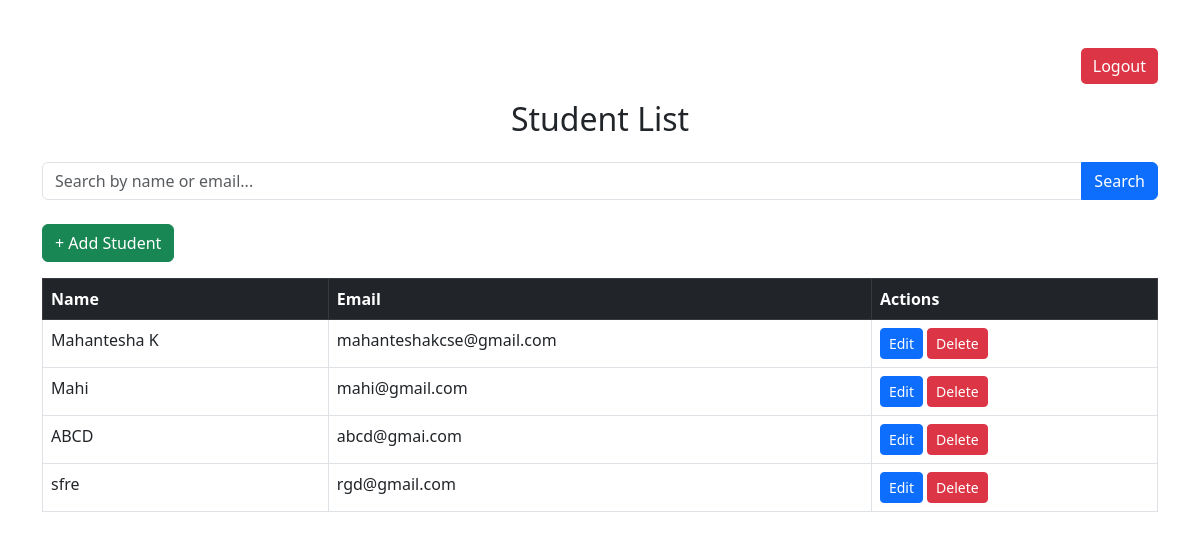
Page /students/ (signed in) on the earlier database version.
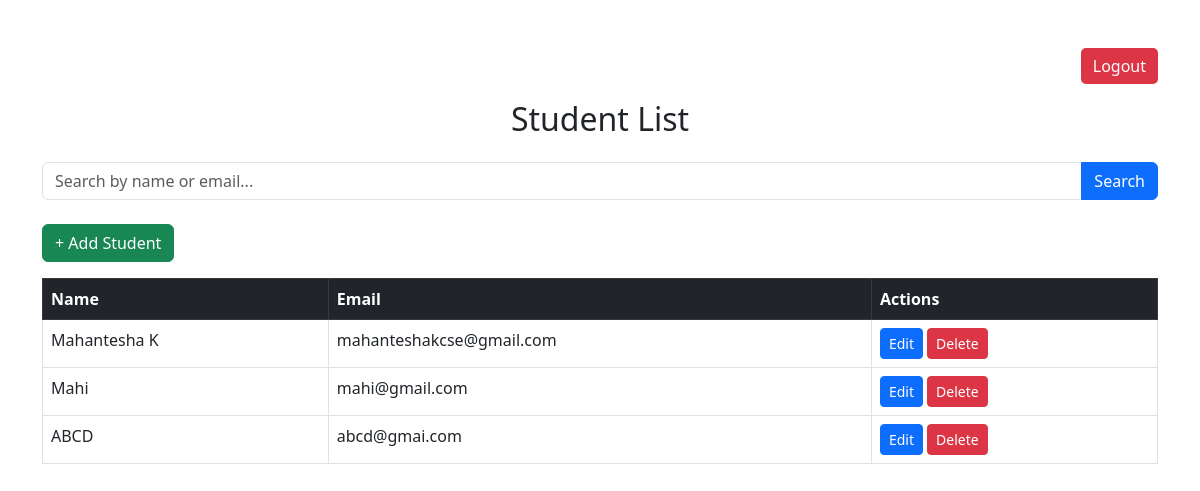
Same page on the later database version.
### app/models.py (models this page shows)
class Student(models.Model):
    name = models.CharField(max_length=100)
    email = models.EmailField()

### app/views.py (the view)
# urls.py: path('students/', views.student_list, name='student_list'),
@login_required
def student_list(request):
    query = request.GET.get('q')
    students = Student.objects.all()
    if query:
        students = students.filter(Q(name__icontains=query) | Q(email__icontains=query))
    return render(request, 'students.html', {'students': students})

### app/templates/students.html (shortened to what this page needs)
<!DOCTYPE html>
<html lang="en">
<head>
  <link href="https://cdn.jsdelivr.net/npm/bootstrap@5.3.0/dist/css/bootstrap.min.css" rel="stylesheet">
</head>
<body>
  <div class="container mt-5">
<div style="text-align: right; margin-bottom: 1rem;">
    <form method="post" action="{% url 'login' %}">
        <button type="submit" style="padding: 6px 12px; background-color: #dc3545; color: white; border: none; border-radius: 5px; cursor: pointer;">
            Logout
        </button>
    </form>
</div>
    <h2 class="text-center mb-4">Student List</h2>
    <form method="get" class="mb-4">
      <div class="input-group">
        <input type="text" name="q" class="form-control" placeholder="Search by name or email..." value="{{ request.GET.q }}">
        <button class="btn btn-primary" type="submit">Search</button>
      </div>
    </form>
    <table class="table table-bordered">
      <a href="{% url 'add_student' %}" class="btn btn-success mb-3">+ Add Student</a>
      <thead class="table-dark">
        <tr>
          <th>Name</th>
          <th>Email</th>
          <th>Actions</th>
        </tr>
      </thead>
      <tbody>
        {% for student in students %}
          <tr>
            <td>{{ student.name }}</td>
            <td>{{ student.email }}</td>
            <td>
              <a href="{% url 'edit_student' student.id %}" class="btn btn-sm btn-primary">Edit</a>
              <a href="{% url 'delete_student' student.id %}" class="btn btn-sm btn-danger"
   onclick="return confirm('Are you sure you want to delete this student?');">
   Delete
</a>
            </td>
          </tr>
        {% empty %}
          <tr>
            <td colspan="3" class="text-center">No students found.</td>
          </tr>
        {% endfor %}
      </tbody>
    </table>
  </div>
</body>
</html>

Differences in the rows shown:
removed Student: name "sfre", email "rgd@gmail.com"
